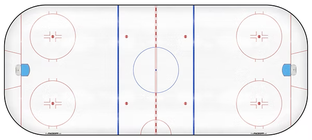
#> input picture homography/geometric_model/rink.png, 312 x 140 px, shrunk from 600 x 268 before the run
$ jupyter execute --allow-errors compute_key_frame_homography.ipynb   (text cells are left out)
#> lines starting #> are read from the running program, lines starting #| are printed output that depends on the picture; pictures that were not available may be replaced by others from this repository, and a replacement may not be noted
[cell 1]
import cv2
import os
import matplotlib.pyplot as plt
import numpy as np
import sys
sys.path.append('../../')
from utils import get_key_points, get_homography

[cell 2]
# path to key frames
path = './key_frames/'

# for each key frame file in key_frames
#> (the rest of this cell did not finish here and is left out)

[cell 3]
# plot homography transformation
path = './key_frames/'
files = os.listdir(path)
rink = cv2.imread('../geometric_model/rink.png')
#> rink is the input picture: shape (140, 312, 3); mean B, G, R 241.6, 240.3, 240.9

# Plot images in loop
fig, axes = plt.subplots(1, 3)
fig.set_size_inches(25.0, 20.0)
#> (the rest of this cell did not finish here and is left out)

#> (a cell that did not finish here is left out)

[cell 5]
# load keyframe and corresponding homography
key_frame = cv2.imread('./key_frames/key_frame_1.jpg')
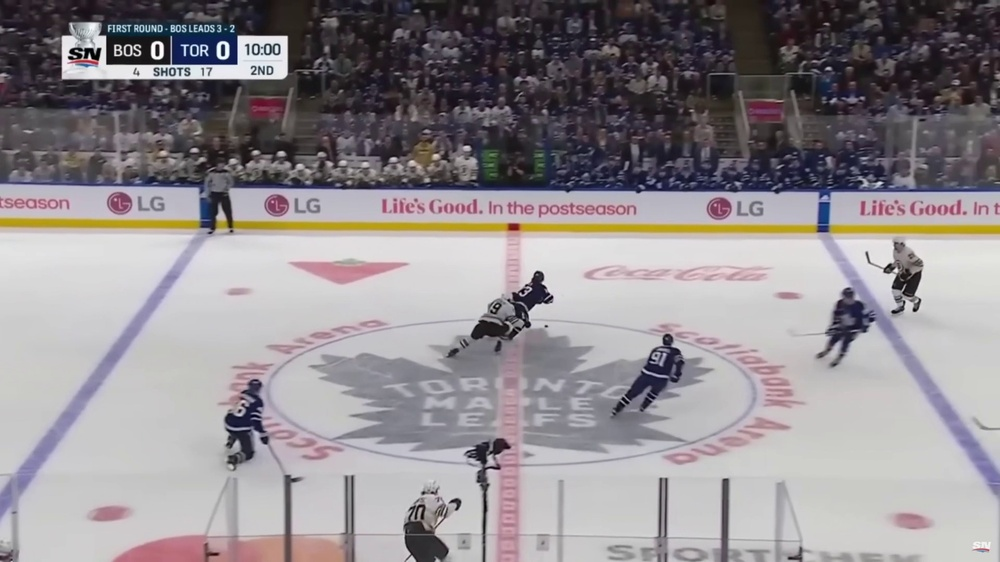
#> input picture homography/key_frame_homography/key_frames/key_frame_1.jpg, 1000 x 562 px, shrunk from 1920 x 1080 before the run
#> key_frame is the input picture: shape (562, 1000, 3); mean B, G, R 143.6, 140, 145.3
M = np.load('first_frame.npy')
#> (reads homography/key_frame_homography/first_frame.npy from the repository)

# load first_frame and warp to match keyframe
img = cv2.imread('../../outputs/raw_frames/frame_0000.jpg')
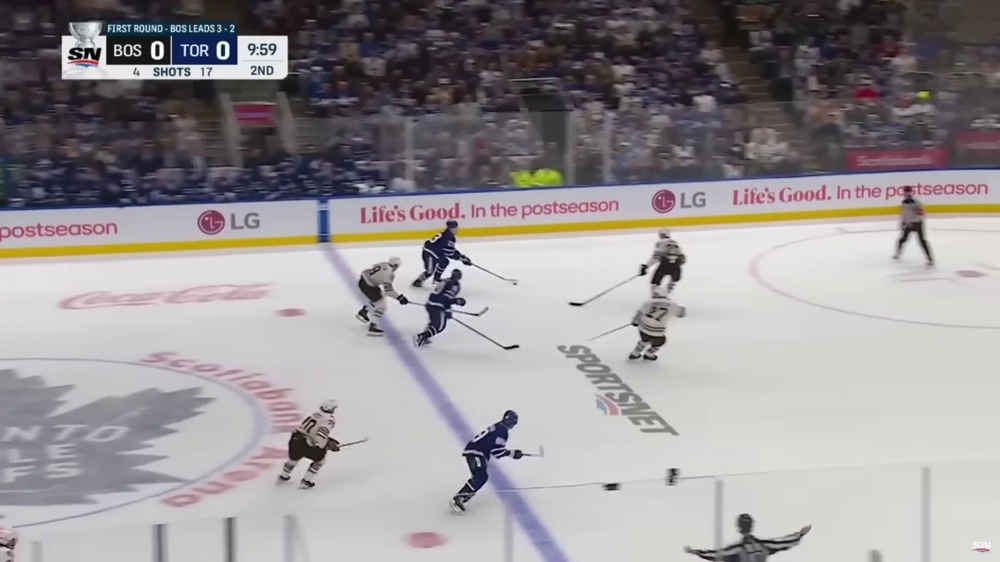
#> input picture homography/key_frame_homography/key_frames/key_frame_2.jpg, 1000 x 562 px, shrunk from 1920 x 1080 before the run, given in place of frame_0000.jpg, which was not available
#> img is the input picture: shape (562, 1000, 3); mean B, G, R 149.7, 147.8, 152.1
result = cv2.warpPerspective(img, M, (key_frame.shape[1], key_frame.shape[0]))
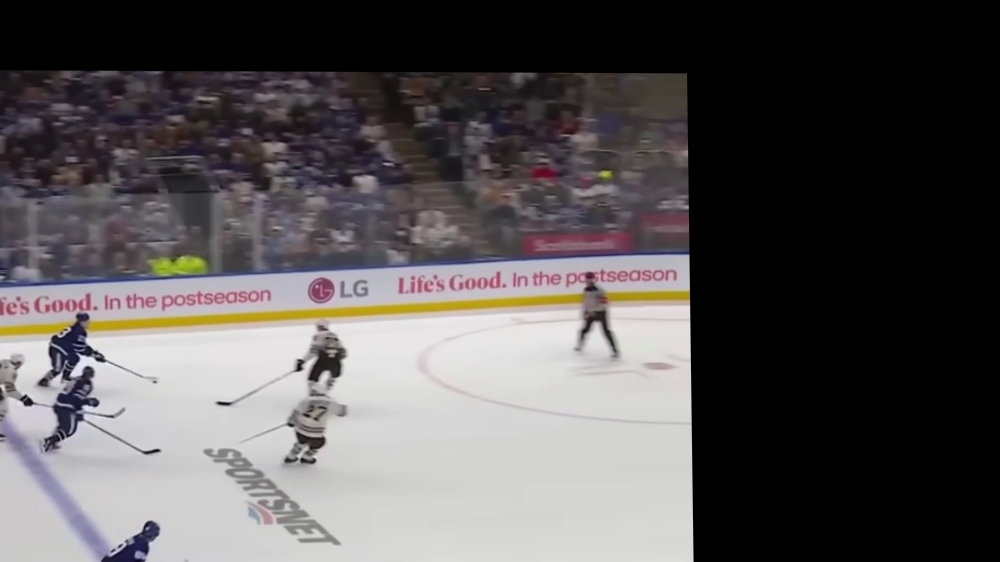
#> result: shape (562, 1000, 3); mean B, G, R 85.7, 85.3, 88.5

# Plot result
plt.imshow(key_frame)
plt.imshow(result, alpha = 0.5)
plt.show()
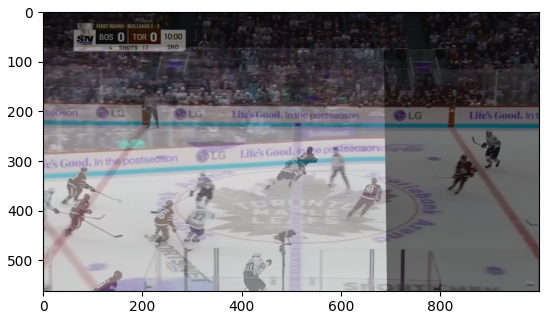
#> figure drawn by matplotlib, 1 panel; B, G, R data is drawn as R, G, B
